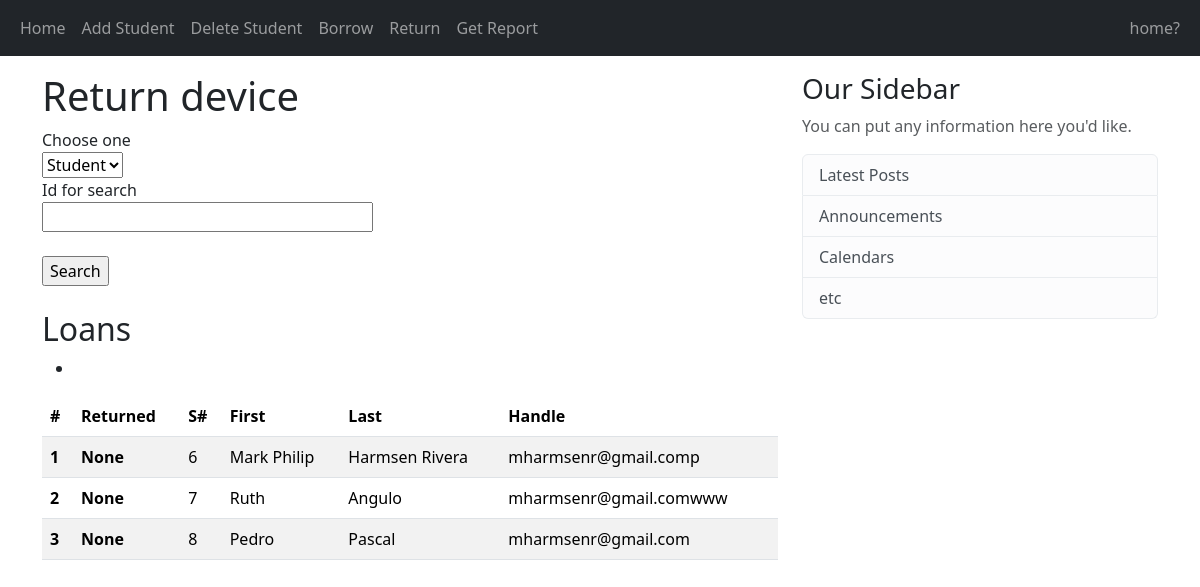
The page /get_report on the database as committed earlier.
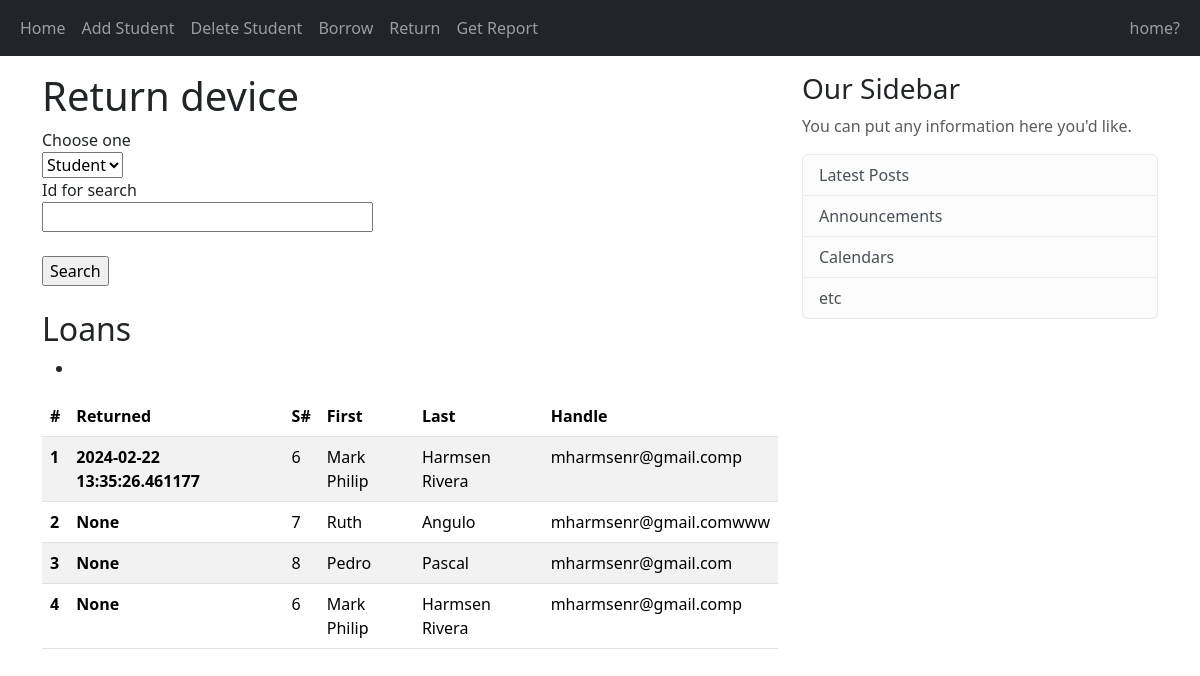
The same page on the database as committed later.
### app/models.py (models this page shows, shortened)
class Loan(db.Model):
    __tablename__ = 'loans'
    loan_id = db.Column(db.Integer, primary_key=True)
    student_id = db.Column(db.Integer, db.ForeignKey('students.student_id'), nullable=False)
    device_id = db.Column(db.Integer, nullable=False)
    borrow_datetime = db.Column(db.DateTime, nullable=False)
    return_datetime = db.Column(db.DateTime, nullable=True)

class Student(db.Model):
    __tablename__ = 'students'
    student_id = db.Column(db.Integer, primary_key=True)
    firstname = db.Column(db.String(32))
    lastname = db.Column(db.String(32), nullable=False, index=True)
    email = db.Column(db.String(64), nullable=False, unique=True, index=True)
    loans = db.relationship('Loan', backref='student', lazy='dynamic', cascade='all, delete')

### app/views.py (the view, shortened to what this page needs)
@app.route('/get_report', methods=['GET', 'POST'])
def get_report():
    form = GetReportForm()
    student = None
    loans = Loan.query.all()
    return render_template('get_report.html', title='Query Database', form=form, student=student, loans=loans)

### app/forms.py
class GetReportForm(FlaskForm):
    object_id = StringField('Id for search', validators=[DataRequired()])
    object_classes = [
        ('student', 'Student'),
        ('device', 'Device')
    ]
    object_class = SelectField('Choose one', choices=object_classes)
    submit = SubmitField('Search')

### app/templates/get_report.html (shortened to what this page needs)
{% extends "base.html" %}
{% block content %}
    <h1>Return device</h1>
    <form method="POST" action="" novalidate>
        <div>
            {{ form.object_class.label }}<br/>{{ form.object_class }}<br/>
        </div>
        <div>
            {{ form.object_id.label }}<br/>{{ form.object_id(size=30) }}<br/>
        </div>
        <br>
        <div>{{ form.submit() }}</div>
    </form>
    <br>
    <h2>Loans {% if student %} of {{ student.lastname }} {% endif %}</h2>
    <ul>
            <li></li>
    </ul>
    <table class="table table-striped">
        <thead>
            <tr>
                <th scope="col">#</th>
                <th scope="col">Returned</th>
                <th scope="col">S#</th>
                <th scope="col">First</th>
                <th scope="col">Last</th>
                <th scope="col">Handle</th>
            </tr>
        </thead>
        <tbody>
            {% for loan in loans %}
                <tr>
                    <th scope="row">{{ loan.loan_id }}</th>
                    <th>{{ loan.return_datetime }}</th>
                    <td>{{ loan.student.student_id }}</td>
                    <td>{{ loan.student.firstname }}</td>
                    <td>{{ loan.student.lastname }}</td>
                    <td>{{ loan.student.email }}</td>
                </tr>
            {% endfor %}
        </tbody>
    </table>
{% endblock content %}

### app/templates/base.html (shortened to what this page needs)
<!DOCTYPE html>
<html lang="en">
<head>
    <link href="https://cdn.jsdelivr.net/npm/bootstrap@5.3.2/dist/css/bootstrap.min.css" rel="stylesheet">
    <link rel="stylesheet" href="{{ url_for('static', filename='main.css') }}">
</head>
<body>
    <header class="site-header">
        <nav class="navbar navbar-expand-sm navbar-dark bg-dark">
            <div class="container-fluid">
                <div class="collapse navbar-collapse" id="navbarToggle">
                    <div class="navbar-nav me-auto">
                        <a class="nav-item nav-link" href="{{ url_for('home') }}">Home</a>
                        <a class="nav-item nav-link" href="{{ url_for('register') }}">Add Student</a>
                        <a class="nav-item nav-link" href="{{ url_for('delete_student') }}">Delete Student</a>
                        <a class="nav-item nav-link" href="{{ url_for('borrow') }}">Borrow</a>
                        <a class="nav-item nav-link" href="{{ url_for('return_device') }}">Return</a>
                        <a class="nav-item nav-link" href="{{ url_for('get_report') }}">Get Report</a>
                    </div>
                    <div class="navbar-nav">
                        <a class="nav-item nav-link" href="{{ url_for('home') }}">home?</a>
                    </div>
                </div>
            </div>
        </nav>
    </header>
    <main role="main" class="container mt-3">
        <div class="row">
            <div class="col-sm-8">
                {% block content %}{% endblock %}
            </div>
            <div class="col-sm-4">
                <div class="content-section">
                    <h3>Our Sidebar</h3>
                    <p class='text-muted'>You can put any information here you'd like.</p>
                    <ul class="list-group">
                        <li class="list-group-item list-group-item-light">Latest Posts</li>
                        <li class="list-group-item list-group-item-light">Announcements</li>
                        <li class="list-group-item list-group-item-light">Calendars</li>
                        <li class="list-group-item list-group-item-light">etc</li>
                    </ul>
                </div>
            </div>
        </div>
    </main>
</body>
</html>

Rows that differ between the two databases and show on the page:
changed Loan id 1: return_datetime "None" → "2024-02-22 13:35:26.461177"
added Loan: loan_id "4", return_datetime "None", student.student_id "6", student.firstname "Mark Philip", student.lastname "Harmsen Rivera", student.email "mharmsenr@gmail.comp"
